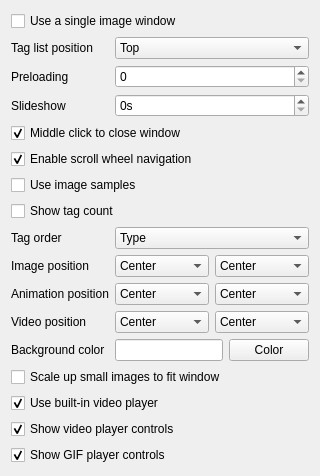
      <widget class="QWidget" name="pageImageWindow">
       <layout class="QFormLayout" name="formLayout_22">
        <item row="0" column="0" colspan="2">
         <widget class="QCheckBox" name="checkSingleDetailsWindow">
          <property name="text">
           <string>Use a single image window</string>
          </property>
         </widget>
        </item>
        <item row="1" column="0">
         <widget class="QLabel" name="labelTagsPosition">
          <property name="text">
           <string>Tag list position</string>
          </property>
         </widget>
        </item>
        <item row="1" column="1">
         <widget class="QComboBox" name="comboTagsPosition">
          <item>
           <property name="text">
            <string>Top</string>
           </property>
          </item>
          <item>
           <property name="text">
            <string>Left</string>
           </property>
          </item>
          <item>
           <property name="text">
            <string>Auto</string>
           </property>
          </item>
         </widget>
        </item>
        <item row="2" column="0">
         <widget class="QLabel" name="labelPreload">
          <property name="text">
           <string>Preloading</string>
          </property>
         </widget>
        </item>
        <item row="2" column="1">
         <widget class="QSpinBox" name="spinPreload"/>
        </item>
        <item row="3" column="0">
         <widget class="QLabel" name="labelSlideshow">
          <property name="text">
           <string>Slideshow</string>
          </property>
         </widget>
        </item>
        <item row="3" column="1">
         <widget class="QSpinBox" name="spinSlideshow">
          <property name="suffix">
           <string>s</string>
          </property>
          <property name="maximum">
           <number>86400</number>
          </property>
         </widget>
        </item>
        <item row="4" column="0" colspan="2">
         <widget class="QCheckBox" name="checkImageCloseMiddleClick">
          <property name="text">
           <string>Middle click to close window</string>
          </property>
          <property name="checked">
           <bool>true</bool>
          </property>
         </widget>
        </item>
        <item row="5" column="0" colspan="2">
         <widget class="QCheckBox" name="checkImageNavigateScroll">
          <property name="text">
           <string>Enable scroll wheel navigation</string>
          </property>
          <property name="checked">
           <bool>true</bool>
          </property>
         </widget>
        </item>
        <item row="6" column="0" colspan="2">
         <widget class="QCheckBox" name="checkZoomViewSamples">
          <property name="text">
           <string>Use image samples</string>
          </property>
         </widget>
        </item>
        <item row="7" column="0" colspan="2">
         <widget class="QCheckBox" name="checkZoomShowTagCount">
          <property name="text">
           <string>Show tag count</string>
          </property>
         </widget>
        </item>
        <item row="8" column="0">
         <widget class="QLabel" name="labelImageTagOrder">
          <property name="text">
           <string>Tag order</string>
          </property>
         </widget>
        </item>
        <item row="8" column="1">
         <widget class="QComboBox" name="comboImageTagOrder">
          <item>
           <property name="text">
            <string>Type</string>
           </property>
          </item>
          <item>
           <property name="text">
            <string>Name</string>
           </property>
          </item>
          <item>
           <property name="text">
            <string>Count</string>
           </property>
          </item>
         </widget>
        </item>
        <item row="9" column="0">
         <widget class="QLabel" name="labelImagePositionImage">
          <property name="text">
           <string>Image position</string>
          </property>
         </widget>
        </item>
        <item row="9" column="1">
         <layout class="QHBoxLayout" name="layoutImagePositionImage">
          <item>
           <widget class="QComboBox" name="comboImagePositionImageV">
            <property name="currentIndex">
             <number>1</number>
            </property>
            <item>
             <property name="text">
              <string>Top</string>
             </property>
            </item>
            <item>
             <property name="text">
              <string>Center</string>
             </property>
            </item>
            <item>
             <property name="text">
              <string>Bottom</string>
             </property>
            </item>
           </widget>
          </item>
          <item>
           <widget class="QComboBox" name="comboImagePositionImageH">
            <property name="currentIndex">
             <number>1</number>
            </property>
            <item>
             <property name="text">
              <string>Left</string>
             </property>
            </item>
            <item>
             <property name="text">
              <string>Center</string>
             </property>
            </item>
            <item>
             <property name="text">
              <string>Right</string>
             </property>
            </item>
           </widget>
          </item>
         </layout>
        </item>
        <item row="10" column="0">
         <widget class="QLabel" name="labelImagePositionAnimation">
          <property name="text">
           <string>Animation position</string>
          </property>
         </widget>
        </item>
        <item row="10" column="1">
         <layout class="QHBoxLayout" name="layoutImagePositionAnimation">
          <item>
           <widget class="QComboBox" name="comboImagePositionAnimationV">
            <property name="currentIndex">
             <number>1</number>
            </property>
            <item>
             <property name="text">
              <string>Top</string>
             </property>
            </item>
            <item>
             <property name="text">
              <string>Center</string>
             </property>
            </item>
            <item>
             <property name="text">
              <string>Bottom</string>
             </property>
            </item>
           </widget>
          </item>
          <item>
           <widget class="QComboBox" name="comboImagePositionAnimationH">
            <property name="currentIndex">
             <number>1</number>
            </property>
            <item>
             <property name="text">
              <string>Left</string>
             </property>
            </item>
            <item>
             <property name="text">
              <string>Center</string>
             </property>
            </item>
            <item>
             <property name="text">
              <string>Right</string>
             </property>
            </item>
           </widget>
          </item>
         </layout>
        </item>
        <item row="11" column="0">
         <widget class="QLabel" name="labelImagePositionVideo">
          <property name="text">
           <string>Video position</string>
          </property>
         </widget>
        </item>
        <item row="11" column="1">
         <layout class="QHBoxLayout" name="layoutImagePositionVideo">
          <item>
           <widget class="QComboBox" name="comboImagePositionVideoV">
            <property name="currentIndex">
             <number>1</number>
            </property>
            <item>
             <property name="text">
              <string>Top</string>
             </property>
            </item>
            <item>
             <property name="text">
              <string>Center</string>
             </property>
            </item>
            <item>
             <property name="text">
              <string>Bottom</string>
             </property>
            </item>
           </widget>
          </item>
          <item>
           <widget class="QComboBox" name="comboImagePositionVideoH">
            <property name="currentIndex">
             <number>1</number>
            </property>
            <item>
             <property name="text">
              <string>Left</string>
             </property>
            </item>
            <item>
             <property name="text">
              <string>Center</string>
             </property>
            </item>
            <item>
             <property name="text">
              <string>Right</string>
             </property>
            </item>
           </widget>
          </item>
         </layout>
        </item>
        <item row="12" column="0">
         <widget class="QLabel" name="label_88">
          <property name="text">
           <string>Background color</string>
          </property>
         </widget>
        </item>
        <item row="12" column="1">
         <layout class="QHBoxLayout" name="layoutImageBackgroundColor">
          <item>
           <widget class="QLineEdit" name="lineImageBackgroundColor"/>
          </item>
          <item>
           <widget class="QPushButton" name="buttonImageBackgroundColor">
            <property name="text">
             <string>Color</string>
            </property>
           </widget>
          </item>
         </layout>
        </item>
        <item row="13" column="0" colspan="2">
         <widget class="QCheckBox" name="checkImageScaleUp">
          <property name="text">
           <string>Scale up small images to fit window</string>
          </property>
         </widget>
        </item>
        <item row="14" column="0" colspan="2">
         <widget class="QCheckBox" name="checkImageUseVideoPlayer">
          <property name="text">
           <string>Use built-in video player</string>
          </property>
          <property name="checked">
           <bool>true</bool>
          </property>
         </widget>
        </item>
        <item row="15" column="0" colspan="2">
         <widget class="QCheckBox" name="checkImageVideoControls">
          <property name="text">
           <string>Show video player controls</string>
          </property>
          <property name="checked">
           <bool>true</bool>
          </property>
         </widget>
        </item>
        <item row="16" column="0" colspan="2">
         <widget class="QCheckBox" name="checkImageGifControls">
          <property name="text">
           <string>Show GIF player controls</string>
          </property>
          <property name="checked">
           <bool>true</bool>
          </property>
         </widget>
        </item>
       </layout>
      </widget>
